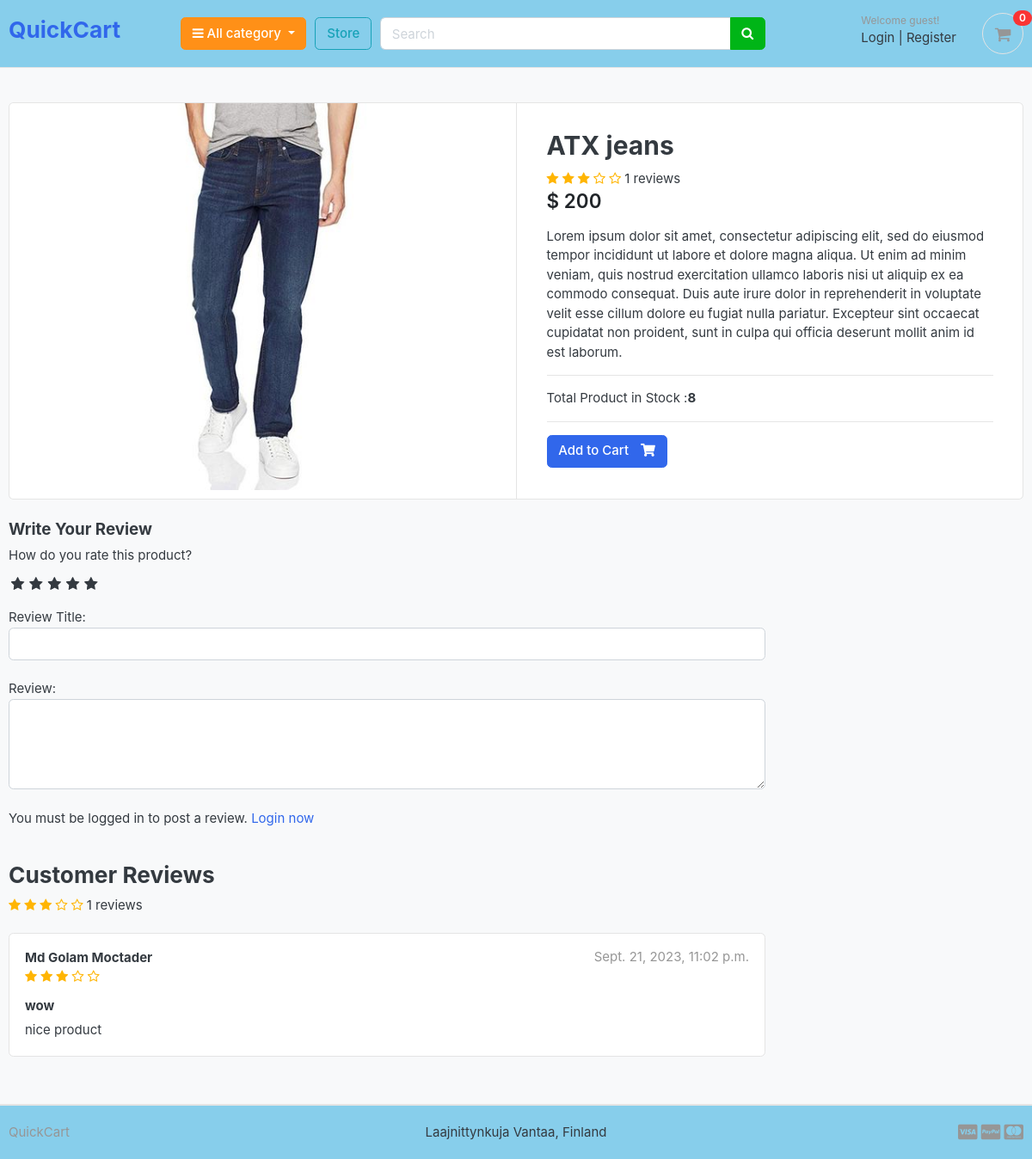
Screenshot of /store/category/pant/atx-jeans/ with the database file from the repository.
### store/models.py (models this page shows, shortened)
class Product(models.Model):
    product_name    = models.CharField(max_length=200, unique=True)
    slug            = models.SlugField(max_length=200, unique=True)
    description     = models.TextField(max_length=500, blank=True)
    price           = models.IntegerField()
    images          = models.ImageField(upload_to='photos/products')
    stock           = models.IntegerField()
    is_available    = models.BooleanField(default=True)
    category        = models.ForeignKey(Category, on_delete=models.CASCADE)
    created_date    = models.DateTimeField(auto_now_add=True)
    modified_date   = models.DateTimeField(auto_now=True)
    def averageReview(self):
        reviews = ReviewRating.objects.filter(product=self, status=True).aggregate(average=Avg('rating'))
        avg = 0
        if reviews['average'] is not None:
            avg = float(reviews['average'])
        return avg
    def countReview(self):
        reviews = ReviewRating.objects.filter(product=self, status=True).aggregate(count=Count('id'))
        count = 0
        if reviews['count'] is not None:
            count = int(reviews['count'])
        return count

class ReviewRating(models.Model):
    product = models.ForeignKey(Product, on_delete=models.CASCADE)
    user = models.ForeignKey(Account, on_delete=models.CASCADE)
    subject = models.CharField(max_length=100, blank=True)
    review = models.TextField(max_length=500, blank=True)
    rating = models.FloatField()
    ip = models.CharField(max_length=20, blank=True)
    status = models.BooleanField(default=True)
    created_at = models.DateTimeField(auto_now_add=True)
    updated_at = models.DateTimeField(auto_now=True)

### accounts/models.py (models this page shows, shortened)
class Account(AbstractBaseUser):
    first_name      = models.CharField(max_length=50)
    last_name       = models.CharField(max_length=50)
    username        = models.CharField(max_length=50, unique=True)
    email           = models.EmailField(max_length=100, unique=True)
    phone_number    = models.CharField(max_length=50)
    date_joined     = models.DateTimeField(auto_now_add=True)
    last_login      = models.DateTimeField(auto_now=True)
    is_admin        = models.BooleanField(default=False)
    is_staff        = models.BooleanField(default=False)
    is_active        = models.BooleanField(default=False)
    is_superadmin        = models.BooleanField(default=False)
    USERNAME_FIELD = 'email'
    REQUIRED_FIELDS = ['username', 'first_name', 'last_name']
    objects = MyAccountManager()
    def full_name(self):
        return f'{self.first_name} {self.last_name}'

### store/views.py (the view)
# urls.py: path('category/<slug:category_slug>/<slug:product_slug>/', views.product_detail, name='product_detail'),
def product_detail(request, category_slug, product_slug):
    try:
        single_product = Product.objects.get(category__slug=category_slug, slug=product_slug)
        in_cart = CartItem.objects.filter(cart__cart_id=_cart_id(request), product=single_product).exists()
    except Exception as e:
        raise e
    if request.user.is_authenticated:
        try:
            orderproduct = OrderProduct.objects.filter(user=request.user, product_id=single_product.id).exists()
        except OrderProduct.DoesNotExist:
            orderproduct = None
    else:
        orderproduct = None
    reviews = ReviewRating.objects.filter(product_id=single_product.id, status=True)
    context = {
        'single_product': single_product,
        'in_cart'       : in_cart,
        'orderproduct': orderproduct,
        'reviews': reviews,
    }
    return render(request, 'store/product_details.html', context)

### cart/context_processors.py (called while the page is built)
def counter(request):
    cart_count = 0
    if 'admin' in request.path:
        return {}
    else:
        try:
            cart = Cart.objects.filter(cart_id=_cart_id(request))
            if request.user.is_authenticated:
                cart_items = CartItem.objects.all().filter(user=request.user)
            else:
                cart_items = CartItem.objects.all().filter(cart=cart[:1])
            for cart_item in cart_items:
                cart_count += cart_item.quantity
        except Cart.DoesNotExist:
            cart_count = 0
    return dict(cart_count=cart_count)

### cart/views.py (called while the page is built)
def _cart_id(request):
    cart = request.session.session_key
    if not cart:
        cart = request.session.create()
    return cart

### category/context_processors.py (called while the page is built)
def menu_links(request):
    links = Category.objects.all()
    return dict(links=links)

### category/models.py (called while the page is built)
    def get_url(self):
        return reverse('products_by_category', args=[self.slug])

### store/templates/store/product_details.html (shortened to what this page needs)
{% extends 'base.html' %} {% load static %} {% block content %}
<section class="section-content padding-y bg">
  <div class="container">
    <div class="card">
      <div class="row no-gutters">
        <aside class="col-md-6">
          <article class="gallery-wrap">
            <div class="img-big-wrap">
              <a href="#"><img src="{{ single_product.images.url }}" /></a>
            </div>
          </article>
        </aside>
        <main class="col-md-6 border-left">
          <form action="{% url 'add_cart' single_product.id %}" method="POST">
            <article class="content-body">
              <h2 class="title">{{ single_product.product_name }}</h2>
              <div class="rating-star">
                <span>
                  <i
                    class="fa fa-star{% if single_product.averageReview < 0.5 %}-o{% elif single_product.averageReview >= 0.5 and single_product.averageReview < 1 %}-half-o {% endif %}"
                    aria-hidden="true"
                  ></i>
                  <i
                    class="fa fa-star{% if single_product.averageReview < 1.5 %}-o{% elif single_product.averageReview >= 1.5 and single_product.averageReview < 2 %}-half-o {% endif %}"
                    aria-hidden="true"
                  ></i>
                  <i
                    class="fa fa-star{% if single_product.averageReview < 2.5 %}-o{% elif single_product.averageReview >= 2.5 and single_product.averageReview < 3 %}-half-o {% endif %}"
                    aria-hidden="true"
                  ></i>
                  <i
                    class="fa fa-star{% if single_product.averageReview < 3.5 %}-o{% elif single_product.averageReview >= 3.5 and single_product.averageReview < 4 %}-half-o {% endif %}"
                    aria-hidden="true"
                  ></i>
                  <i
                    class="fa fa-star{% if single_product.averageReview < 4.5 %}-o{% elif single_product.averageReview >= 4.5 and single_product.averageReview < 5 %}-half-o {% endif %}"
                    aria-hidden="true"
                  ></i>
                  <span>{{single_product.countReview}} reviews</span>
                </span>
              </div>
              <div class="mb-3">
                <var class="price h4">$ {{single_product.price}}</var>
              </div>
              <p>{{ single_product.description }}</p>
              <hr />
              <p>Total Product in Stock :<b>{{ single_product.stock }}</b></p>
              <hr />
              {% if single_product.stock <= 0 %}
              <h5 class="text-danger">Out of Stock</h5>
              {% elif in_cart %}
              <p>Item Already added to cart</p>
                <a class="btn btn-warning" href="{% url 'cart'%}">
                <span class="text">View Cart</span>
                <i class="fas fa-shopping-cart"></i>
              </a>
              {% else %}
              <button type="submit" class="btn btn-primary">
                <span class="text">Add to Cart</span>
                <i class="fas fa-shopping-cart"></i>
              </button>
              {% endif %}
            </article>
          </form>
        </main>
      </div>
    </div>
    <br />
    <div class="row">
      <div class="col-md-9">
        <form
          action="{% url 'submit_review' single_product.id %}"
          method="POST"
        >
          <h5>Write Your Review</h5>
          <div>
            <label>How do you rate this product?</label>
            <br />
            <div class="rate">
              /><label for="rating10" title="5"></label>
              /><label for="rating8" title="4"></label>
              /><label for="rating6" title="3"></label>
              /><label for="rating4" title="2"></label>
              /><label for="rating2" title="1"></label>
            </div>
            <br />
            Review Title:
            <input type="text" class="form-control" name="subject" />
            <br />
            Review:
            <textarea name="review" rows="4" class="form-control"></textarea>
            <br />
            {% if user.is_authenticated %} {% if orderproduct %}
            <input
              type="submit"
              value="Submit Review"
              class="btn btn-primary"
            />
            {% else %}
            <p>You must purchase this product to post a review.</p>
            {% endif %} {% else %}
            <p>
              You must be logged in to post a review.
              <span><a href="{% url 'login' %}">Login now</a></span>
            </p>
            {% endif %}
          </div>
        </form>
        <br />
        <header class="section-heading">
          <h3>Customer Reviews</h3>
          <div class="rating-star">
            <span>
              <i
                class="fa fa-star{% if single_product.averageReview < 0.5 %}-o{% elif single_product.averageReview >= 0.5 and single_product.averageReview < 1 %}-half-o {% endif %}"
                aria-hidden="true"
              ></i>
              <i
                class="fa fa-star{% if single_product.averageReview < 1.5 %}-o{% elif single_product.averageReview >= 1.5 and single_product.averageReview < 2 %}-half-o {% endif %}"
                aria-hidden="true"
              ></i>
              <i
                class="fa fa-star{% if single_product.averageReview < 2.5 %}-o{% elif single_product.averageReview >= 2.5 and single_product.averageReview < 3 %}-half-o {% endif %}"
                aria-hidden="true"
              ></i>
              <i
                class="fa fa-star{% if single_product.averageReview < 3.5 %}-o{% elif single_product.averageReview >= 3.5 and single_product.averageReview < 4 %}-half-o {% endif %}"
                aria-hidden="true"
              ></i>
              <i
                class="fa fa-star{% if single_product.averageReview < 4.5 %}-o{% elif single_product.averageReview >= 4.5 and single_product.averageReview < 5 %}-half-o {% endif %}"
                aria-hidden="true"
              ></i>
              <span>{{single_product.countReview}} reviews</span>
            </span>
          </div>
        </header>
        {% for review in reviews %}
        <article class="box mb-3">
          <div class="icontext w-100">
            <div class="text">
              <span class="date text-muted float-md-right"
                >{{review.updated_at}}
              </span>
              <h6 class="mb-1">{{review.user.full_name}}</h6>
              <div class="rating-star">
                <span>
                  <i
                    class="fa fa-star{% if review.rating == 0.5 %}-half-o{% elif review.rating < 1 %}-o {% endif %}"
                    aria-hidden="true"
                  ></i>
                  <i
                    class="fa fa-star{% if review.rating == 1.5 %}-half-o{% elif review.rating < 2 %}-o {% endif %}"
                    aria-hidden="true"
                  ></i>
                  <i
                    class="fa fa-star{% if review.rating == 2.5 %}-half-o{% elif review.rating < 3 %}-o {% endif %}"
                    aria-hidden="true"
                  ></i>
                  <i
                    class="fa fa-star{% if review.rating == 3.5 %}-half-o{% elif review.rating < 4 %}-o {% endif %}"
                    aria-hidden="true"
                  ></i>
                  <i
                    class="fa fa-star{% if review.rating == 4.5 %}-half-o{% elif review.rating < 5 %}-o {% endif %}"
                    aria-hidden="true"
                  ></i>
                </span>
              </div>
            </div>
          </div>
          <div class="mt-3">
            <h6>{{review.subject}}</h6>
            <p>{{review.review}}</p>
          </div>
        </article>
        {% endfor %}
      </div>
    </div>
  </div>
</section>
{% endblock %}

### static/css/ui.css (style rules this page uses)
html { font-family: "Inter", sans-serif; font-size: 15px; }
.content-body { flex: 1 1 auto; padding: 2rem 2.3rem; }
.padding-y { padding-top: 40px; padding-bottom: 40px; }
var { font-style: normal; }
article:after, .form-group:after { display: block; clear: both; content: ""; }
.bg { background-color: #f8f9fa; }
.section-heading { margin-bottom: 20px; margin-top: 15px; }
p:last-child { margin-bottom: 0; }
.btn .text + i { margin-left: 10px; }
.icontext { display: inline-flex; align-items: center; vertical-align: middle; }
.icontext .text { width: 100%; line-height: 1.2; }
.price { font-weight: 600; color: #212529; }
.box { padding: 18px; background: #fff; border-radius: 0.37rem; border: 1px solid #e4e4e4; }
.gallery-wrap .img-big-wrap { margin-bottom: 10px; border-radius: 0.37rem; overflow: hidden; background-color: #fff; }
.gallery-wrap .img-big-wrap a { text-align: center; display: block; }
.gallery-wrap .img-big-wrap img { height: 450px; width: auto; display: inline-block; }

### static/css/custom.css (style rules this page uses)
.rate { display: inline-block;; border: 0; }
.rate > label { float: right; }
.rate > label:before { display: inline-block; font-size: 1.1rem; font-family: FontAwesome; content: "\f005"; margin:0; padding:0.3rem .2rem; cursor: pointer; }
.rating-star i { color: #ffb503 !important; }

### rows the page displays
Product: images (picture), product_name "ATX jeans", countReview "1", price "200", description "Lorem ipsum dolor sit amet, consectetur adipiscing elit, sed do eiusmod tempor incididunt ut labore et dolore magna aliqua. Ut enim ad minim veniam, quis nostrud exercitation ullamco laboris nisi ut aliquip ex ea commodo consequat. Duis aute irure dolor in reprehenderit in voluptate velit esse cillum dolore eu fugiat nulla pariatur. Excepteur sint occaecat cupidatat non proident, sunt in culpa qui officia deserunt mollit anim id est laborum.", stock "8"
ReviewRating: updated_at "Sept. 21, 2023, 11:02 p.m.", user.full_name "Md Golam Moctader", subject "wow", review "nice product"

### other values shown
{{ cart_count }} "0"
